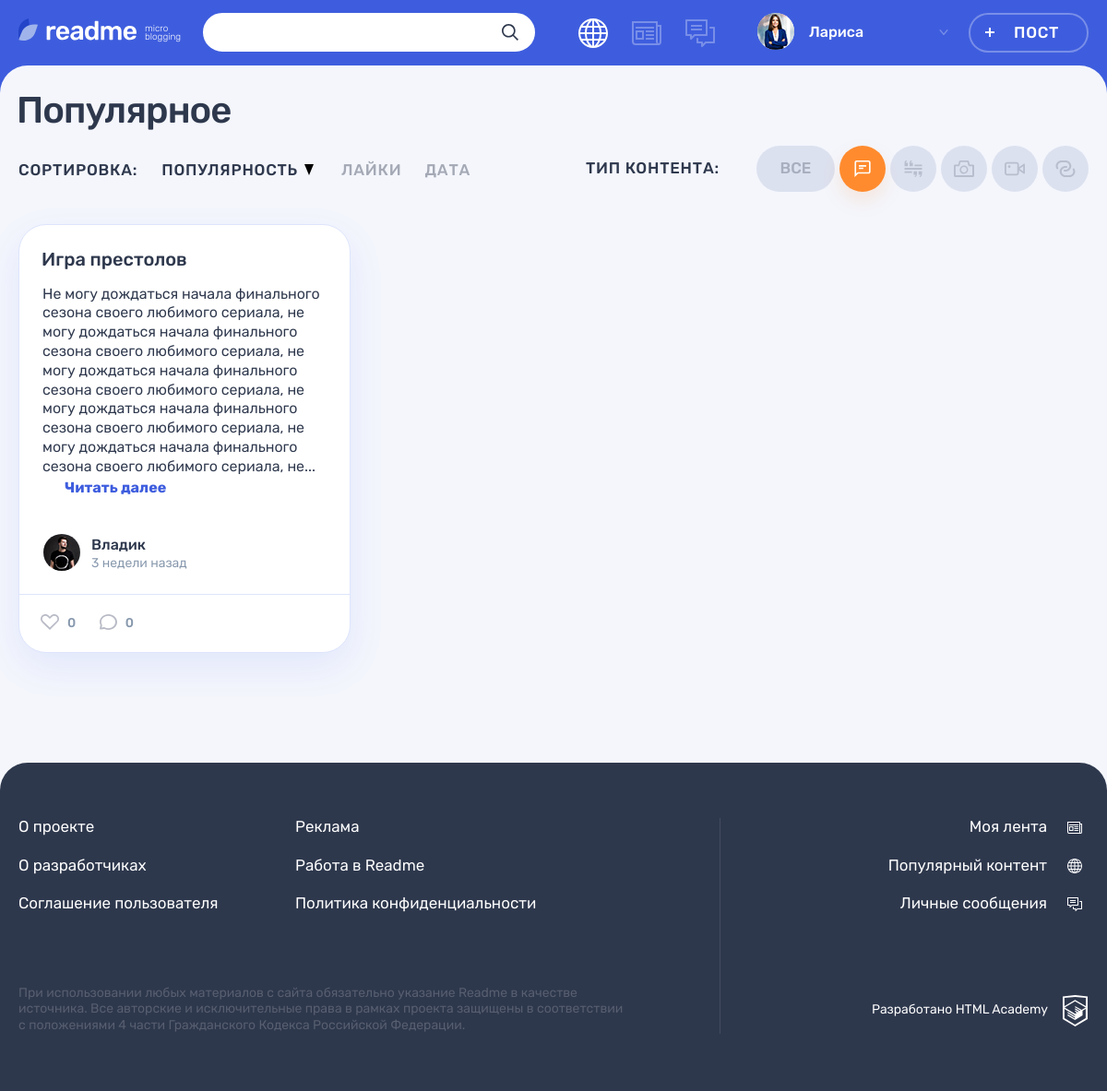
Page /popular.php?class=1 (signed in) on the committed database.
### tables this page shows
CREATE TABLE IF NOT EXISTS `content_type` (
                                            id INT PRIMARY KEY AUTO_INCREMENT,
                                            `name` VARCHAR(127) NOT NULL UNIQUE,
                                            class VARCHAR(127) NOT NULL
);

CREATE TABLE IF NOT EXISTS `posts` (
                                     id INT PRIMARY KEY AUTO_INCREMENT,
                                     title VARCHAR(90) NOT NULL,
                                     text TEXT,
                                     quote_author VARCHAR(90),
                                     image VARCHAR(255) UNIQUE,
                                     youtube VARCHAR(255),
                                     website_title VARCHAR(255),
                                     website VARCHAR(255),
                                     views INT,
                                     created_at DATETIME NOT NULL DEFAULT NOW(),
                                     updated_at DATETIME NOT NULL DEFAULT NOW(),
                                     user_id INT NOT NULL,
                                     content_type_id INT NOT NULL,
                                     FOREIGN KEY fk_post_user_id_user_id (user_id) REFERENCES `user`(id) ON DELETE CASCADE,
                                     FOREIGN KEY fk_post_content_type_id_content_type_id (content_type_id) REFERENCES content_type(id) ON DELETE CASCADE,
                                     INDEX idx_post_content_type_id (content_type_id),
                                     INDEX idx_post_content_type_id_user_id (user_id, content_type_id)
);

CREATE TABLE IF NOT EXISTS `user` (
                                    id INT PRIMARY KEY AUTO_INCREMENT,
                                    created_at DATETIME NOT NULL DEFAULT NOW(),
                                    updated_at DATETIME NOT NULL DEFAULT NOW(),
                                    login VARCHAR(255) NOT NULL UNIQUE,
                                    user_name VARCHAR(255),
                                    email VARCHAR(255) NOT NULL UNIQUE,
                                    password CHAR(32) NOT NULL,
                                    avatar VARCHAR(255) UNIQUE,
                                    INDEX idx_user_username (login)
);

### helpers.php (called while the page is built, shortened)
<?php
function get_noun_plural_form(?int $number, string $one, string $two, string $many): string
{
    $number = (int)$number;
    $mod10 = $number % 10;
    $mod100 = $number % 100;
    switch (true) {
        case ($mod10 >= 2 && $mod10 <= 4):
            return $two;
    }
}
function include_template($name, array $data = [])
{
    $name = 'templates/' . $name;
    extract($data);
    require $name;
    $result = ob_get_clean();
    return $result;
}
function cutText($str, &$isCut, $length = 300)
{
    $strArray = explode(' ', $str);
    $textLength = 0;
    foreach ($strArray as $index => $word) {
        $textLength += mb_strlen($word);
        if ($textLength >= $length){
            return implode(" ", array_slice($strArray, 0, $index)) . '...';
        }
    }
    return null;
}
function esc($str) {
    $text = htmlspecialchars($str);
    return $text;
}

### templates/popular-posts.php (the view, shortened to what this page needs)
<div class="container">
    <h1 class="page__title page__title--popular">Популярное</h1>
</div>
<div class="popular container">
    <div class="popular__filters-wrapper">
        <div class="popular__sorting sorting">
            <b class="popular__sorting-caption sorting__caption">Сортировка:</b>
            <ul class="popular__sorting-list sorting__list">
                <li class="sorting__item sorting__item--popular">
                    <a class="sorting__link sorting__link--active" href="<?=$urlSort; ?>">
                        <span>Популярность</span>
                        <svg class="sorting__icon" width="10" height="12">
                            <use xlink:href="#icon-sort"></use>
                        </svg>
                    </a>
                </li>
                <li class="sorting__item">
                    <a class="sorting__link" href="#">
                        <span>Лайки</span>
                    </a>
                </li>
                <li class="sorting__item">
                    <a class="sorting__link" href="#">
                        <span>Дата</span>
                    </a>
                </li>
            </ul>
        </div>
        <div class="popular__filters filters">
            <b class="popular__filters-caption filters__caption">Тип контента:</b>
            <ul class="popular__filters-list filters__list">
                <li class="popular__filters-item popular__filters-item--all filters__item filters__item--all">
                    <a class="filters__button filters__button--ellipse filters__button--all <?=$selectedContentType ? '' : 'filters__button--active'; ?>" href="/popular.php">
                        <span>Все</span>
                    </a>
                </li>
                <?php foreach ($rowsContents as $rowsContent): ?>
                    <li class="popular__filters-item filters__item">
                        <a class="filters__button filters__button--photo button <?=$selectedContentType == $rowsContent['id'] ? 'filters__button--active': '';?> " href="<?='popular.php?class=' . $rowsContent['id'];?> ">
                            <svg class="filters__icon" width="22" height="18">
                                <use xlink:href="#icon-filter-<?=$rowsContent['class'];?>"></use>
                            </svg>
                        </a>
                    </li>
                <?php endforeach; ?>
            </ul>
        </div>
    </div>
    <div class="popular__posts">
        <?php foreach ($rows as $index => $row): ?>
            <?php $today = new DateTimeImmutable(); ?>
            <?php $postDate = new DateTime($row['created_at']); ?>
            <article class="popular__post post post-<?=$row['content_class'];?>">
                <header class="post__header">
                    <h2><a href="/post.php?id=<?=$row['id']; ?>"><?=esc($row['post_title']);?></a></h2>
                </header>
                <div class="post__main">
                    <?php if($row['content_class'] == "quote"): ?>
                        <blockquote>
                            <p>
                                <?=esc($row['post_text']); ?>
                            </p>
                            <cite><?=esc($row['post_quote_author']); ?></cite>
                        </blockquote>
                    <?php elseif($row['content_class'] == "text"): ?>
                        <p>
                            <?=cutText(esc($row['post_text']), $wasTextCut, 300); ?>
                            <?php if ($wasTextCut) : ?>
                                <a class="post-text__more-link" href="#">Читать далее</a>
                            <?php endif; ?>
                        </p>
                    <?php elseif($row['content_class'] == "photo"): ?>
                        <div class="post-photo__image-wrapper">
                            <img src="img/<?=$row['post_image']; ?>" alt="Фото от пользователя" width="360" height="240">
                        </div>
                    <?php endif; ?>
                </div>
                <footer class="post__footer">
                    <div class="post__author">
                        <a class="post__author-link" href="#" title="<?=date_format($postDate, "d-m-Y H:i") ?>">
                            <div class="post__avatar-wrapper">
                                <img class="post__author-avatar" src="img/<?=$row['user_avatar'];?>" alt="Аватар пользователя">
                            </div>
                            <div class="post__info">
                                <b class="post__author-name"><?=esc($row['user_name']);?></b>
                                <time class="post__time" datetime=" ">
                                    <?php $diff = $today->diff($postDate); ?>
                                    <?php if ($diff->m >= 1): ?>
                                        <?php $diffString = sprintf('%d %s', $diff->m, get_noun_plural_form($diff->m, ' месяц назад', ' месяца назад', ' месяцев назад')); ?>
                                    <?php elseif ($diff->days / 7 >= 1 && $diff->days / 7 < 5): ?>
                                        <?php $weeks = floor($diff->days / 7); ?>
                                        <?php $diffString = sprintf('%d %s', $weeks, get_noun_plural_form($weeks, ' неделя назад', ' недели назад', ' недель назад')); ?>
                                    <?php elseif ($diff->days >= 1 && $diff->days < 7): ?>
                                        <?php $diffString = sprintf('%d %s', $diff->days, get_noun_plural_form($diff->d, ' день назад', ' дня назад', ' дней назад')); ?>
                                    <?php elseif ($diff->h >= 1 && $diff->h < 24): ?>
                                        <?php $diffString = sprintf('%d %s', $diff->h, get_noun_plural_form($diff->h, ' час назад', ' часа назад', ' часов назад')); ?>
                                    <?php elseif ($diff->i < 60): ?>
                                        <?php $diffString = sprintf('%d %s', $diff->i, get_noun_plural_form($diff->i, ' минута назад', ' минуты назад', ' минут назад')); ?>
                                    <?php endif; ?>
                                    <?=$diffString; ?>
                                </time>
                            </div>
                        </a>
                    </div>
                    <div class="post__indicators">
                        <div class="post__buttons">
                            <a class="post__indicator post__indicator--likes button" href="#" title="Лайк">
                                <svg class="post__indicator-icon" width="20" height="17">
                                    <use xlink:href="#icon-heart"></use>
                                </svg>
                                <span>0</span>
                            </a>
                            <a class="post__indicator post__indicator--comments button" href="#" title="Комментарии">
                                <svg class="post__indicator-icon" width="19" height="17">
                                    <use xlink:href="#icon-comment"></use>
                                </svg>
                                <span>0</span>
                            </a>
                        </div>
                    </div>
                </footer>
            </article>
        <?php endforeach; ?>
    </div>
</div><?php

### rows in the picture
posts: title "Игра престолов", text "Не могу дождаться начала финального сезона своего любимого сериала, не могу дождаться начала финального сезона своего любимого сериала, не могу дождаться начала финального сезона своего любимого сериала, не могу дождаться начала финального сезона своего любимого сериала, не могу дождаться начала финального сезона своего любимого сериала, не...", user.avatar (picture), user.user_name "Владик", created_at "3 недели назад"

### other values in the picture
$_SESSION['user']['user_name'] "Лариса"
